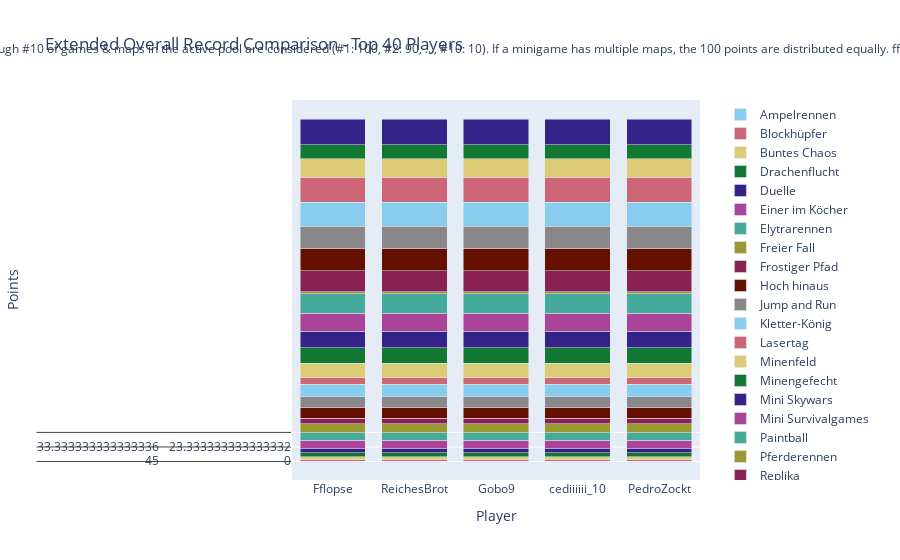

Here is the notebook cell this chart was saved with:
### Code cell
import plotly.graph_objects as go

# Sum all columns to get the total score
outDf['Total'] = outDf.sum(axis=1)

# Sort by total score and fill N/A values with 0
outDf = outDf.sort_values(by='Total', ascending=False).fillna(0)

# Crop to top 10 players
cropDf = outDf.head(40).copy()

# Drop the 'Total' column for plotting
cropDf = cropDf.drop(columns=['Total'])

# Create a color palette
color_palette = px.colors.qualitative.Safe

# Create the stacked bar plot
fig = go.Figure()

for column in cropDf.columns.difference(['Player']):
    fig.add_trace(go.Bar(
        x=cropDf.index,
        y=cropDf[column],
        name=column,
        marker_color=color_palette[len(fig.data) % len(color_palette)]
    ))

# Update layout
fig.update_layout(
    barmode='stack',
    title='Extended Overall Record Comparison - Top 40 Players',
    xaxis=dict(title='Player'),
    yaxis=dict(title='Points'),
    #height=800,
    #width=1000,
    legend=dict(
        x=1.05,
        y=0.5,
        traceorder='normal',
        font=dict(size=12),
        bgcolor='rgba(255, 255, 255, 0)',
        bordercolor='rgba(0, 0, 0, 0)'
    ),
    margin=dict(r=200),  # Adjust right margin to make room for the legend
    annotations=[
        dict(
            x=0.5,
            y=1.1635,
            xref='paper',
            yref='paper',
            text='Max 100 points per minigame. Records #1 through #10 of games & maps in the active pool are considered (#1: 100, #2: 90, ..., #10: 10). If a minigame has multiple maps, the 100 points are distributed equally. fflopse.github.io/MCP-Records/data-analysis/global-ranking.ipynb',
            showarrow=False,
            font=dict(size=12),
            xanchor='center'
        )
    ]
)

fig.show()

# save the plot as an html file

fig.write_html('out/ext_overall_record_comparison.html')

### Figure 1 — Plotly figure (JSON) as saved in the notebook; plotly's stock layout.template omitted (floating-point values rounded to 4 significant figures; data arrays with more than 128 entries replaced by an {"elided": "..."} marker saying what was removed)
{"data": [{"marker": {"color": "rgb(136, 204, 238)"}, "name": "Ampelrennen", "type": "bar", "x": ["Fflopse", "ReichesBrot", "Gobo9", "cediiiiii_10", "PedroZockt", "HerrDante", "Ex4cted", "_n3d", "JOW23", "lizsyy", "Freeeedom", "yiiq", "CML_Justin", "2wc", "Umgfoin", "yzvm", "DarkCobweb", "Ninivee", "camman18YT", "KakaMC", "Grapfen", "FrozenNoah", "ffawks", "Gerrygames", "toxicplace", "LeMetin_", "Sey__", "Pluto28", "MoZadaCraft", "miridis41", "2B9", "h4nnes", "Gummibearchen", "Sower_", "LeWi_100", "Janne4k", "MaxMitMaulkorb", "Davinci_Son", "Schmaarek", "unausgesprochen"], "y": {"elided": "40x5 int values"}}, {"marker": {"color": "rgb(204, 102, 119)"}, "name": "Blockhüpfer", "type": "bar", "x": ["Fflopse", "ReichesBrot", "Gobo9", "cediiiiii_10", "PedroZockt", "HerrDante", "Ex4cted", "_n3d", "JOW23", "lizsyy", "Freeeedom", "yiiq", "CML_Justin", "2wc", "Umgfoin", "yzvm", "DarkCobweb", "Ninivee", "camman18YT", "KakaMC", "Grapfen", "FrozenNoah", "ffawks", "Gerrygames", "toxicplace", "LeMetin_", "Sey__", "Pluto28", "MoZadaCraft", "miridis41", "2B9", "h4nnes", "Gummibearchen", "Sower_", "LeWi_100", "Janne4k", "MaxMitMaulkorb", "Davinci_Son", "Schmaarek", "unausgesprochen"], "y": {"elided": "40x5 int values"}}, {"marker": {"color": "rgb(221, 204, 119)"}, "name": "Buntes Chaos", "type": "bar", "x": ["Fflopse", "ReichesBrot", "Gobo9", "cediiiiii_10", "PedroZockt", "HerrDante", "Ex4cted", "_n3d", "JOW23", "lizsyy", "Freeeedom", "yiiq", "CML_Justin", "2wc", "Umgfoin", "yzvm", "DarkCobweb", "Ninivee", "camman18YT", "KakaMC", "Grapfen", "FrozenNoah", "ffawks", "Gerrygames", "toxicplace", "LeMetin_", "Sey__", "Pluto28", "MoZadaCraft", "miridis41", "2B9", "h4nnes", "Gummibearchen", "Sower_", "LeWi_100", "Janne4k", "MaxMitMaulkorb", "Davinci_Son", "Schmaarek", "unausgesprochen"], "y": {"elided": "40x5 int values"}}, {"marker": {"color": "rgb(17, 119, 51)"}, "name": "Drachenflucht", "type": "bar", "x": ["Fflopse", "ReichesBrot", "Gobo9", "cediiiiii_10", "PedroZockt", "HerrDante", "Ex4cted", "_n3d", "JOW23", "lizsyy", "Freeeedom", "yiiq", "CML_Justin", "2wc", "Umgfoin", "yzvm", "DarkCobweb", "Ninivee", "camman18YT", "KakaMC", "Grapfen", "FrozenNoah", "ffawks", "Gerrygames", "toxicplace", "LeMetin_", "Sey__", "Pluto28", "MoZadaCraft", "miridis41", "2B9", "h4nnes", "Gummibearchen", "Sower_", "LeWi_100", "Janne4k", "MaxMitMaulkorb", "Davinci_Son", "Schmaarek", "unausgesprochen"], "y": {"elided": "40x5 float values"}}, {"marker": {"color": "rgb(51, 34, 136)"}, "name": "Duelle", "type": "bar", "x": ["Fflopse", "ReichesBrot", "Gobo9", "cediiiiii_10", "PedroZockt", "HerrDante", "Ex4cted", "_n3d", "JOW23", "lizsyy", "Freeeedom", "yiiq", "CML_Justin", "2wc", "Umgfoin", "yzvm", "DarkCobweb", "Ninivee", "camman18YT", "KakaMC", "Grapfen", "FrozenNoah", "ffawks", "Gerrygames", "toxicplace", "LeMetin_", "Sey__", "Pluto28", "MoZadaCraft", "miridis41", "2B9", "h4nnes", "Gummibearchen", "Sower_", "LeWi_100", "Janne4k", "MaxMitMaulkorb", "Davinci_Son", "Schmaarek", "unausgesprochen"], "y": {"elided": "40x5 int values"}}, {"marker": {"color": "rgb(170, 68, 153)"}, "name": "Einer im Köcher", "type": "bar", "x": ["Fflopse", "ReichesBrot", "Gobo9", "cediiiiii_10", "PedroZockt", "HerrDante", "Ex4cted", "_n3d", "JOW23", "lizsyy", "Freeeedom", "yiiq", "CML_Justin", "2wc", "Umgfoin", "yzvm", "DarkCobweb", "Ninivee", "camman18YT", "KakaMC", "Grapfen", "FrozenNoah", "ffawks", "Gerrygames", "toxicplace", "LeMetin_", "Sey__", "Pluto28", "MoZadaCraft", "miridis41", "2B9", "h4nnes", "Gummibearchen", "Sower_", "LeWi_100", "Janne4k", "MaxMitMaulkorb", "Davinci_Son", "Schmaarek", "unausgesprochen"], "y": {"elided": "40x5 float values"}}, {"marker": {"color": "rgb(68, 170, 153)"}, "name": "Elytrarennen", "type": "bar", "x": ["Fflopse", "ReichesBrot", "Gobo9", "cediiiiii_10", "PedroZockt", "HerrDante", "Ex4cted", "_n3d", "JOW23", "lizsyy", "Freeeedom", "yiiq", "CML_Justin", "2wc", "Umgfoin", "yzvm", "DarkCobweb", "Ninivee", "camman18YT", "KakaMC", "Grapfen", "FrozenNoah", "ffawks", "Gerrygames", "toxicplace", "LeMetin_", "Sey__", "Pluto28", "MoZadaCraft", "miridis41", "2B9", "h4nnes", "Gummibearchen", "Sower_", "LeWi_100", "Janne4k", "MaxMitMaulkorb", "Davinci_Son", "Schmaarek", "unausgesprochen"], "y": {"elided": "40x5 float values"}}, {"marker": {"color": "rgb(153, 153, 51)"}, "name": "Freier Fall", "type": "bar", "x": ["Fflopse", "ReichesBrot", "Gobo9", "cediiiiii_10", "PedroZockt", "HerrDante", "Ex4cted", "_n3d", "JOW23", "lizsyy", "Freeeedom", "yiiq", "CML_Justin", "2wc", "Umgfoin", "yzvm", "DarkCobweb", "Ninivee", "camman18YT", "KakaMC", "Grapfen", "FrozenNoah", "ffawks", "Gerrygames", "toxicplace", "LeMetin_", "Sey__", "Pluto28", "MoZadaCraft", "miridis41", "2B9", "h4nnes", "Gummibearchen", "Sower_", "LeWi_100", "Janne4k", "MaxMitMaulkorb", "Davinci_Son", "Schmaarek", "unausgesprochen"], "y": {"elided": "40x5 float values"}}, {"marker": {"color": "rgb(136, 34, 85)"}, "name": "Frostiger Pfad", "type": "bar", "x": ["Fflopse", "ReichesBrot", "Gobo9", "cediiiiii_10", "PedroZockt", "HerrDante", "Ex4cted", "_n3d", "JOW23", "lizsyy", "Freeeedom", "yiiq", "CML_Justin", "2wc", "Umgfoin", "yzvm", "DarkCobweb", "Ninivee", "camman18YT", "KakaMC", "Grapfen", "FrozenNoah", "ffawks", "Gerrygames", "toxicplace", "LeMetin_", "Sey__", "Pluto28", "MoZadaCraft", "miridis41", "2B9", "h4nnes", "Gummibearchen", "Sower_", "LeWi_100", "Janne4k", "MaxMitMaulkorb", "Davinci_Son", "Schmaarek", "unausgesprochen"], "y": {"elided": "40x5 int values"}}, {"marker": {"color": "rgb(102, 17, 0)"}, "name": "Hoch hinaus", "type": "bar", "x": ["Fflopse", "ReichesBrot", "Gobo9", "cediiiiii_10", "PedroZockt", "HerrDante", "Ex4cted", "_n3d", "JOW23", "lizsyy", "Freeeedom", "yiiq", "CML_Justin", "2wc", "Umgfoin", "yzvm", "DarkCobweb", "Ninivee", "camman18YT", "KakaMC", "Grapfen", "FrozenNoah", "ffawks", "Gerrygames", "toxicplace", "LeMetin_", "Sey__", "Pluto28", "MoZadaCraft", "miridis41", "2B9", "h4nnes", "Gummibearchen", "Sower_", "LeWi_100", "Janne4k", "MaxMitMaulkorb", "Davinci_Son", "Schmaarek", "unausgesprochen"], "y": {"elided": "40x5 int values"}}, {"marker": {"color": "rgb(136, 136, 136)"}, "name": "Jump and Run", "type": "bar", "x": ["Fflopse", "ReichesBrot", "Gobo9", "cediiiiii_10", "PedroZockt", "HerrDante", "Ex4cted", "_n3d", "JOW23", "lizsyy", "Freeeedom", "yiiq", "CML_Justin", "2wc", "Umgfoin", "yzvm", "DarkCobweb", "Ninivee", "camman18YT", "KakaMC", "Grapfen", "FrozenNoah", "ffawks", "Gerrygames", "toxicplace", "LeMetin_", "Sey__", "Pluto28", "MoZadaCraft", "miridis41", "2B9", "h4nnes", "Gummibearchen", "Sower_", "LeWi_100", "Janne4k", "MaxMitMaulkorb", "Davinci_Son", "Schmaarek", "unausgesprochen"], "y": {"elided": "40x5 float values"}}, {"marker": {"color": "rgb(136, 204, 238)"}, "name": "Kletter-König", "type": "bar", "x": ["Fflopse", "ReichesBrot", "Gobo9", "cediiiiii_10", "PedroZockt", "HerrDante", "Ex4cted", "_n3d", "JOW23", "lizsyy", "Freeeedom", "yiiq", "CML_Justin", "2wc", "Umgfoin", "yzvm", "DarkCobweb", "Ninivee", "camman18YT", "KakaMC", "Grapfen", "FrozenNoah", "ffawks", "Gerrygames", "toxicplace", "LeMetin_", "Sey__", "Pluto28", "MoZadaCraft", "miridis41", "2B9", "h4nnes", "Gummibearchen", "Sower_", "LeWi_100", "Janne4k", "MaxMitMaulkorb", "Davinci_Son", "Schmaarek", "unausgesprochen"], "y": {"elided": "40x5 int values"}}, {"marker": {"color": "rgb(204, 102, 119)"}, "name": "Lasertag", "type": "bar", "x": ["Fflopse", "ReichesBrot", "Gobo9", "cediiiiii_10", "PedroZockt", "HerrDante", "Ex4cted", "_n3d", "JOW23", "lizsyy", "Freeeedom", "yiiq", "CML_Justin", "2wc", "Umgfoin", "yzvm", "DarkCobweb", "Ninivee", "camman18YT", "KakaMC", "Grapfen", "FrozenNoah", "ffawks", "Gerrygames", "toxicplace", "LeMetin_", "Sey__", "Pluto28", "MoZadaCraft", "miridis41", "2B9", "h4nnes", "Gummibearchen", "Sower_", "LeWi_100", "Janne4k", "MaxMitMaulkorb", "Davinci_Son", "Schmaarek", "unausgesprochen"], "y": {"elided": "40x5 float values"}}, {"marker": {"color": "rgb(221, 204, 119)"}, "name": "Minenfeld", "type": "bar", "x": ["Fflopse", "ReichesBrot", "Gobo9", "cediiiiii_10", "PedroZockt", "HerrDante", "Ex4cted", "_n3d", "JOW23", "lizsyy", "Freeeedom", "yiiq", "CML_Justin", "2wc", "Umgfoin", "yzvm", "DarkCobweb", "Ninivee", "camman18YT", "KakaMC", "Grapfen", "FrozenNoah", "ffawks", "Gerrygames", "toxicplace", "LeMetin_", "Sey__", "Pluto28", "MoZadaCraft", "miridis41", "2B9", "h4nnes", "Gummibearchen", "Sower_", "LeWi_100", "Janne4k", "MaxMitMaulkorb", "Davinci_Son", "Schmaarek", "unausgesprochen"], "y": {"elided": "40x5 float values"}}, {"marker": {"color": "rgb(17, 119, 51)"}, "name": "Minengefecht", "type": "bar", "x": ["Fflopse", "ReichesBrot", "Gobo9", "cediiiiii_10", "PedroZockt", "HerrDante", "Ex4cted", "_n3d", "JOW23", "lizsyy", "Freeeedom", "yiiq", "CML_Justin", "2wc", "Umgfoin", "yzvm", "DarkCobweb", "Ninivee", "camman18YT", "KakaMC", "Grapfen", "FrozenNoah", "ffawks", "Gerrygames", "toxicplace", "LeMetin_", "Sey__", "Pluto28", "MoZadaCraft", "miridis41", "2B9", "h4nnes", "Gummibearchen", "Sower_", "LeWi_100", "Janne4k", "MaxMitMaulkorb", "Davinci_Son", "Schmaarek", "unausgesprochen"], "y": {"elided": "40x5 float values"}}, {"marker": {"color": "rgb(51, 34, 136)"}, "name": "Mini Skywars", "type": "bar", "x": ["Fflopse", "ReichesBrot", "Gobo9", "cediiiiii_10", "PedroZockt", "HerrDante", "Ex4cted", "_n3d", "JOW23", "lizsyy", "Freeeedom", "yiiq", "CML_Justin", "2wc", "Umgfoin", "yzvm", "DarkCobweb", "Ninivee", "camman18YT", "KakaMC", "Grapfen", "FrozenNoah", "ffawks", "Gerrygames", "toxicplace", "LeMetin_", "Sey__", "Pluto28", "MoZadaCraft", "miridis41", "2B9", "h4nnes", "Gummibearchen", "Sower_", "LeWi_100", "Janne4k", "MaxMitMaulkorb", "Davinci_Son", "Schmaarek", "unausgesprochen"], "y": {"elided": "40x5 int values"}}, {"marker": {"color": "rgb(170, 68, 153)"}, "name": "Mini Survivalgames", "type": "bar", "x": ["Fflopse", "ReichesBrot", "Gobo9", "cediiiiii_10", "PedroZockt", "HerrDante", "Ex4cted", "_n3d", "JOW23", "lizsyy", "Freeeedom", "yiiq", "CML_Justin", "2wc", "Umgfoin", "yzvm", "DarkCobweb", "Ninivee", "camman18YT", "KakaMC", "Grapfen", "FrozenNoah", "ffawks", "Gerrygames", "toxicplace", "LeMetin_", "Sey__", "Pluto28", "MoZadaCraft", "miridis41", "2B9", "h4nnes", "Gummibearchen", "Sower_", "LeWi_100", "Janne4k", "MaxMitMaulkorb", "Davinci_Son", "Schmaarek", "unausgesprochen"], "y": {"elided": "40x5 float values"}}, {"marker": {"color": "rgb(68, 170, 153)"}, "name": "Paintball", "type": "bar", "x": ["Fflopse", "ReichesBrot", "Gobo9", "cediiiiii_10", "PedroZockt", "HerrDante", "Ex4cted", "_n3d", "JOW23", "lizsyy", "Freeeedom", "yiiq", "CML_Justin", "2wc", "Umgfoin", "yzvm", "DarkCobweb", "Ninivee", "camman18YT", "KakaMC", "Grapfen", "FrozenNoah", "ffawks", "Gerrygames", "toxicplace", "LeMetin_", "Sey__", "Pluto28", "MoZadaCraft", "miridis41", "2B9", "h4nnes", "Gummibearchen", "Sower_", "LeWi_100", "Janne4k", "MaxMitMaulkorb", "Davinci_Son", "Schmaarek", "unausgesprochen"], "y": {"elided": "40x5 float values"}}, {"marker": {"color": "rgb(153, 153, 51)"}, "name": "Pferderennen", "type": "bar", "x": ["Fflopse", "ReichesBrot", "Gobo9", "cediiiiii_10", "PedroZockt", "HerrDante", "Ex4cted", "_n3d", "JOW23", "lizsyy", "Freeeedom", "yiiq", "CML_Justin", "2wc", "Umgfoin", "yzvm", "DarkCobweb", "Ninivee", "camman18YT", "KakaMC", "Grapfen", "FrozenNoah", "ffawks", "Gerrygames", "toxicplace", "LeMetin_", "Sey__", "Pluto28", "MoZadaCraft", "miridis41", "2B9", "h4nnes", "Gummibearchen", "Sower_", "LeWi_100", "Janne4k", "MaxMitMaulkorb", "Davinci_Son", "Schmaarek", "unausgesprochen"], "y": {"elided": "40x5 float values"}}, {"marker": {"color": "rgb(136, 34, 85)"}, "name": "Replika", "type": "bar", "x": ["Fflopse", "ReichesBrot", "Gobo9", "cediiiiii_10", "PedroZockt", "HerrDante", "Ex4cted", "_n3d", "JOW23", "lizsyy", "Freeeedom", "yiiq", "CML_Justin", "2wc", "Umgfoin", "yzvm", "DarkCobweb", "Ninivee", "camman18YT", "KakaMC", "Grapfen", "FrozenNoah", "ffawks", "Gerrygames", "toxicplace", "LeMetin_", "Sey__", "Pluto28", "MoZadaCraft", "miridis41", "2B9", "h4nnes", "Gummibearchen", "Sower_", "LeWi_100", "Janne4k", "MaxMitMaulkorb", "Davinci_Son", "Schmaarek", "unausgesprochen"], "y": {"elided": "40x5 float values"}}, {"marker": {"color": "rgb(102, 17, 0)"}, "name": "Sammelwahn", "type": "bar", "x": ["Fflopse", "ReichesBrot", "Gobo9", "cediiiiii_10", "PedroZockt", "HerrDante", "Ex4cted", "_n3d", "JOW23", "lizsyy", "Freeeedom", "yiiq", "CML_Justin", "2wc", "Umgfoin", "yzvm", "DarkCobweb", "Ninivee", "camman18YT", "KakaMC", "Grapfen", "FrozenNoah", "ffawks", "Gerrygames", "toxicplace", "LeMetin_", "Sey__", "Pluto28", "MoZadaCraft", "miridis41", "2B9", "h4nnes", "Gummibearchen", "Sower_", "LeWi_100", "Janne4k", "MaxMitMaulkorb", "Davinci_Son", "Schmaarek", "unausgesprochen"], "y": {"elided": "40x5 float values"}}, {"marker": {"color": "rgb(136, 136, 136)"}, "name": "Schießstand", "type": "bar", "x": ["Fflopse", "ReichesBrot", "Gobo9", "cediiiiii_10", "PedroZockt", "HerrDante", "Ex4cted", "_n3d", "JOW23", "lizsyy", "Freeeedom", "yiiq", "CML_Justin", "2wc", "Umgfoin", "yzvm", "DarkCobweb", "Ninivee", "camman18YT", "KakaMC", "Grapfen", "FrozenNoah", "ffawks", "Gerrygames", "toxicplace", "LeMetin_", "Sey__", "Pluto28", "MoZadaCraft", "miridis41", "2B9", "h4nnes", "Gummibearchen", "Sower_", "LeWi_100", "Janne4k", "MaxMitMaulkorb", "Davinci_Son", "Schmaarek", "unausgesprochen"], "y": {"elided": "40x5 float values"}}, {"marker": {"color": "rgb(136, 204, 238)"}, "name": "Spleef", "type": "bar", "x": ["Fflopse", "ReichesBrot", "Gobo9", "cediiiiii_10", "PedroZockt", "HerrDante", "Ex4cted", "_n3d", "JOW23", "lizsyy", "Freeeedom", "yiiq", "CML_Justin", "2wc", "Umgfoin", "yzvm", "DarkCobweb", "Ninivee", "camman18YT", "KakaMC", "Grapfen", "FrozenNoah", "ffawks", "Gerrygames", "toxicplace", "LeMetin_", "Sey__", "Pluto28", "MoZadaCraft", "miridis41", "2B9", "h4nnes", "Gummibearchen", "Sower_", "LeWi_100", "Janne4k", "MaxMitMaulkorb", "Davinci_Son", "Schmaarek", "unausgesprochen"], "y": {"elided": "40x5 int values"}}, {"marker": {"color": "rgb(204, 102, 119)"}, "name": "Todeswürfel", "type": "bar", "x": ["Fflopse", "ReichesBrot", "Gobo9", "cediiiiii_10", "PedroZockt", "HerrDante", "Ex4cted", "_n3d", "JOW23", "lizsyy", "Freeeedom", "yiiq", "CML_Justin", "2wc", "Umgfoin", "yzvm", "DarkCobweb", "Ninivee", "camman18YT", "KakaMC", "Grapfen", "FrozenNoah", "ffawks", "Gerrygames", "toxicplace", "LeMetin_", "Sey__", "Pluto28", "MoZadaCraft", "miridis41", "2B9", "h4nnes", "Gummibearchen", "Sower_", "LeWi_100", "Janne4k", "MaxMitMaulkorb", "Davinci_Son", "Schmaarek", "unausgesprochen"], "y": {"elided": "40x5 int values"}}, {"marker": {"color": "rgb(221, 204, 119)"}, "name": "Waffenfolge", "type": "bar", "x": ["Fflopse", "ReichesBrot", "Gobo9", "cediiiiii_10", "PedroZockt", "HerrDante", "Ex4cted", "_n3d", "JOW23", "lizsyy", "Freeeedom", "yiiq", "CML_Justin", "2wc", "Umgfoin", "yzvm", "DarkCobweb", "Ninivee", "camman18YT", "KakaMC", "Grapfen", "FrozenNoah", "ffawks", "Gerrygames", "toxicplace", "LeMetin_", "Sey__", "Pluto28", "MoZadaCraft", "miridis41", "2B9", "h4nnes", "Gummibearchen", "Sower_", "LeWi_100", "Janne4k", "MaxMitMaulkorb", "Davinci_Son", "Schmaarek", "unausgesprochen"], "y": {"elided": "40x5 int values"}}, {"marker": {"color": "rgb(17, 119, 51)"}, "name": "Walls", "type": "bar", "x": ["Fflopse", "ReichesBrot", "Gobo9", "cediiiiii_10", "PedroZockt", "HerrDante", "Ex4cted", "_n3d", "JOW23", "lizsyy", "Freeeedom", "yiiq", "CML_Justin", "2wc", "Umgfoin", "yzvm", "DarkCobweb", "Ninivee", "camman18YT", "KakaMC", "Grapfen", "FrozenNoah", "ffawks", "Gerrygames", "toxicplace", "LeMetin_", "Sey__", "Pluto28", "MoZadaCraft", "miridis41", "2B9", "h4nnes", "Gummibearchen", "Sower_", "LeWi_100", "Janne4k", "MaxMitMaulkorb", "Davinci_Son", "Schmaarek", "unausgesprochen"], "y": {"elided": "40x5 float values"}}, {"marker": {"color": "rgb(51, 34, 136)"}, "name": "Wettrennen", "type": "bar", "x": ["Fflopse", "ReichesBrot", "Gobo9", "cediiiiii_10", "PedroZockt", "HerrDante", "Ex4cted", "_n3d", "JOW23", "lizsyy", "Freeeedom", "yiiq", "CML_Justin", "2wc", "Umgfoin", "yzvm", "DarkCobweb", "Ninivee", "camman18YT", "KakaMC", "Grapfen", "FrozenNoah", "ffawks", "Gerrygames", "toxicplace", "LeMetin_", "Sey__", "Pluto28", "MoZadaCraft", "miridis41", "2B9", "h4nnes", "Gummibearchen", "Sower_", "LeWi_100", "Janne4k", "MaxMitMaulkorb", "Davinci_Son", "Schmaarek", "unausgesprochen"], "y": {"elided": "40x5 int values"}}], "layout": {"annotations": [{"font": {"size": 12}, "showarrow": false, "text": "Max 100 points per minigame. Records #1 through #10 of games & maps in the active pool are considered (#1: 100, #2: 90, ..., #10: 10). If a minigame has multiple maps, the 100 points are distributed equally. fflopse.github.io/MCP-Records/data-analysis/global-ranking.ipynb", "x": 0.5, "xanchor": "center", "xref": "paper", "y": 1.163, "yref": "paper"}], "barmode": "stack", "legend": {"bgcolor": "rgba(255, 255, 255, 0)", "bordercolor": "rgba(0, 0, 0, 0)", "font": {"size": 12}, "traceorder": "normal", "x": 1.05, "y": 0.5}, "margin": {"r": 200}, "title": {"text": "Extended Overall Record Comparison - Top 40 Players"}, "xaxis": {"title": {"text": "Player"}}, "yaxis": {"title": {"text": "Points"}}}}
